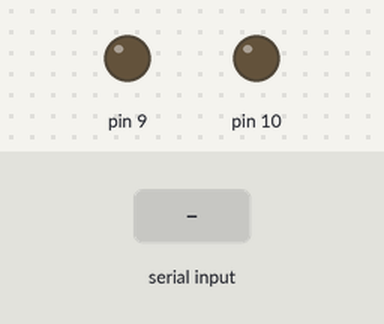
The sketch below on a simulated Arduino Uno, built with avr-gcc and run on an emulated ATmega328P. On the bench: output pins drawn as LEDs (lit = HIGH). Inputs (shaded band) come from the test bench.

Above: at 1.2 s.
1.3 s: "90,45\n" received over Serial
At 1.9 s:
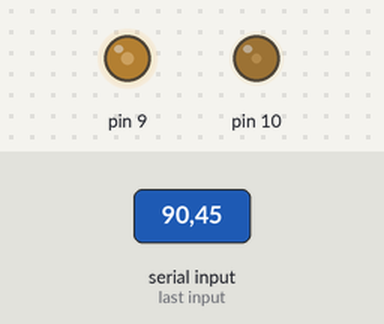
2.8 s: "30,150\n" received over Serial
At 3.1 s:
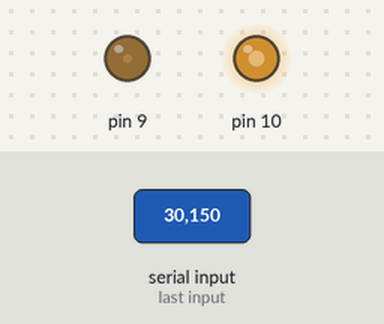
4.3 s: "1,90\n" received over Serial
At 5.4 s:
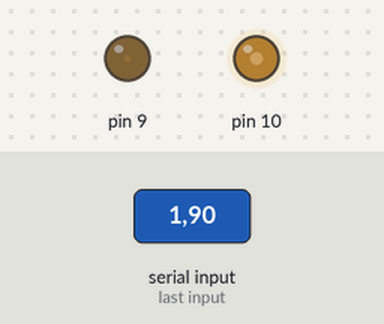
Timing chart, 0 to 7.3 s (numbered marks = the images above; inputs shaded):
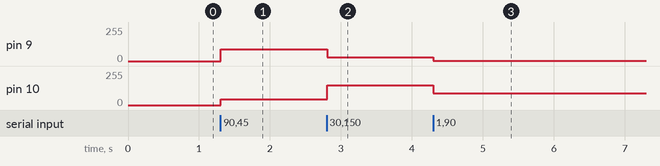

Measured:
- after the input at 1.3 s, pin 9: 0/255 → 90/255 at once; pin 10: 0/255 → 45/255 at once
- after the input at 2.8 s, pin 9: 90/255 → 30/255 at once; pin 10: 45/255 → 150/255 at once
- after the input at 4.3 s, pin 9: 30/255 → 1/255 at once; pin 10: 150/255 → 90/255 at once

The sketch:

recieveMultipleFromP5_simple.ino
```cpp
void setup() {
  Serial.begin(9600);
}

void loop() {
  // if there's any serial available, read it:
  while (Serial.available() > 0) {

    // look for the next valid integer in the incoming serial stream:
    int val1 = Serial.parseInt();
    // do it again:
    int val2 = Serial.parseInt();


    // look for the newline. That's the end of your sentence:
    if (Serial.read() == '\n') {

      // fade the LED:
      analogWrite(9, val1);
      analogWrite(10, val2);


    }
  }
}
```
